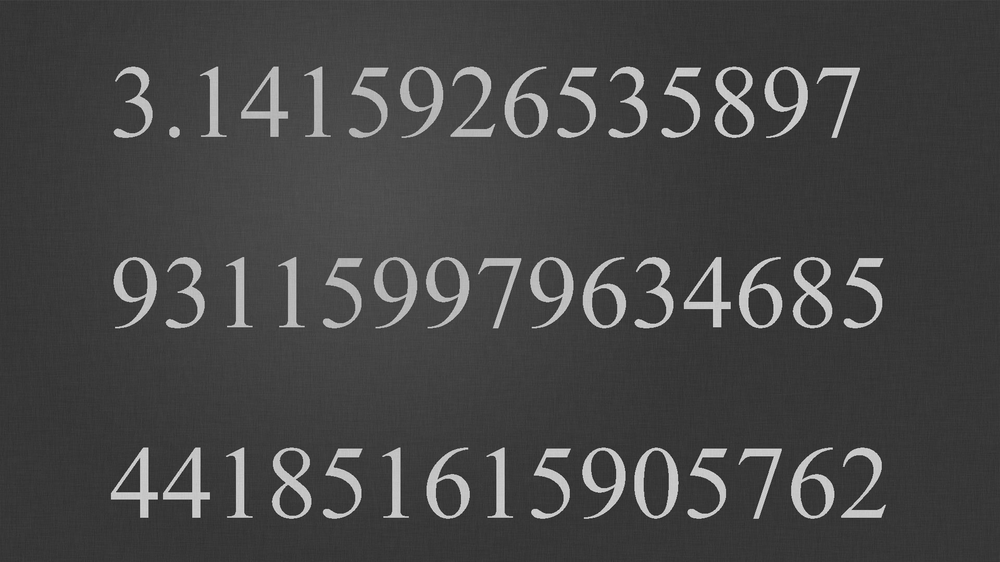
#> input picture Assignment1/PiNumbers.png, 1000 x 562 px, shrunk from 1920 x 1080 before the run
$ python Q4.py
#> lines starting #> are read from the running program, lines starting #| are printed output that depends on the picture; after the words box and inside, x2 and y2 are one past the last pixel; in counts of white or black regions, pixels touching at a corner belong together
# Incomplete Answer: Not being able to count connected components(digits)

"""
Author: ManishAradwad
Date: 25/08/2021

Q4.

Connected Components: Binarize the image PiNumbers.png and count the number of digits
(0 − 9) using connected component analysis. Also compute the number of occurrences of the digit
1.
Function inputs: PiNumbers.png image
Function outputs: total number of digits, number of occurences of digit 1.

"""

import skimage.io
import skimage.color
import matplotlib.pyplot as plt
import numpy as np
from skimage.filters import threshold_otsu

path = "./PiNumbers.png"
text_image = skimage.io.imread(path)
#> text_image is the input picture: shape (562, 1000); min 28, max 232, mean 69.2

def connected_components(image):

    thresh = threshold_otsu(image)
#> thresh = 124
    binary_img = image > thresh
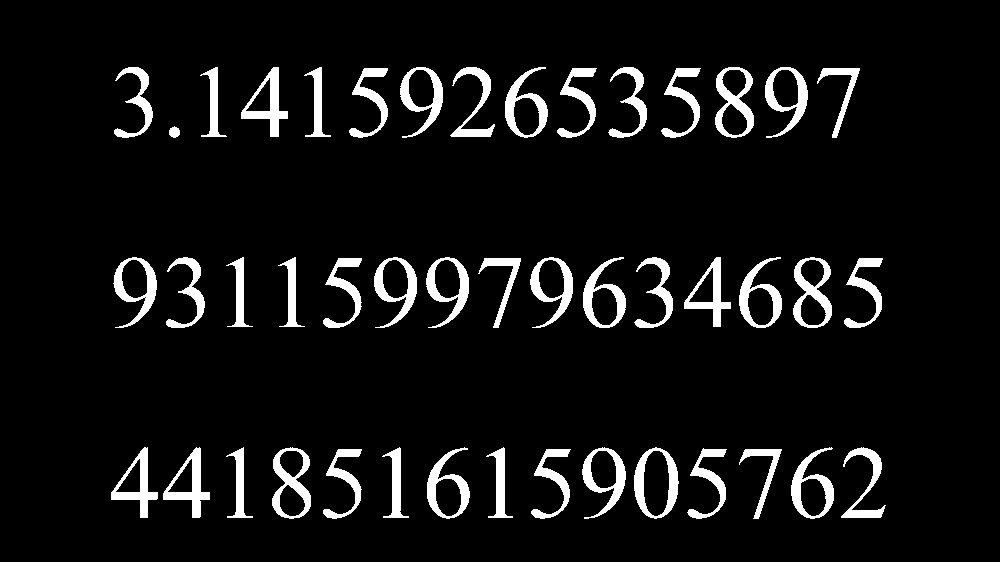
#> binary_img: shape (562, 1000) bool; 7.1% white; 45 white regions, largest, box (x1, y1, x2, y2) and area: (634, 447, 679, 519) 1160, (715, 67, 754, 138) 1114, (272, 447, 311, 519) 1109
    rows, cols = binary_img.shape
#> rows = 562; cols = 1000
    region_idx = np.zeros((rows, cols), dtype="uint8")
    # region_idx = binary_img.copy()
    region_counter = 1
    # equivalency_list = []

    for i in range(rows):
        for j in range(cols):
            if (binary_img[i][j] == 1):

                if (binary_img[i][j-1] == 0 and binary_img[i-1][j] == 0):
                    region_idx[i][j] = region_counter
                    region_counter += 1

                elif (binary_img[i][j-1] == 0 and binary_img[i-1][j] == 1):
                    region_idx[i][j] = region_idx[i-1][j]

                elif (binary_img[i][j-1] == 1 and binary_img[i-1][j] == 0):
                    region_idx[i][j] = region_idx[i][j-1]

                elif (binary_img[i][j-1] == 1 and binary_img[i-1][j] == 1):

                    if region_idx[i-1][j] == region_idx[i][j-1]:
                        region_idx[i][j] = region_idx[i][j-1]

                    else:
                        # equivalency_list.append([max(region_idx[i][j-1], region_idx[i-1][j]), min(region_idx[i][j-1], region_idx[i-1][j])])
                        min_int = min(region_idx[i][j-1], region_idx[i-1][j])
                        max_int = max(region_idx[i][j-1], region_idx[i-1][j])
                        region_idx[i][j] = min_int
                        region_idx[region_idx == max_int] = min_int
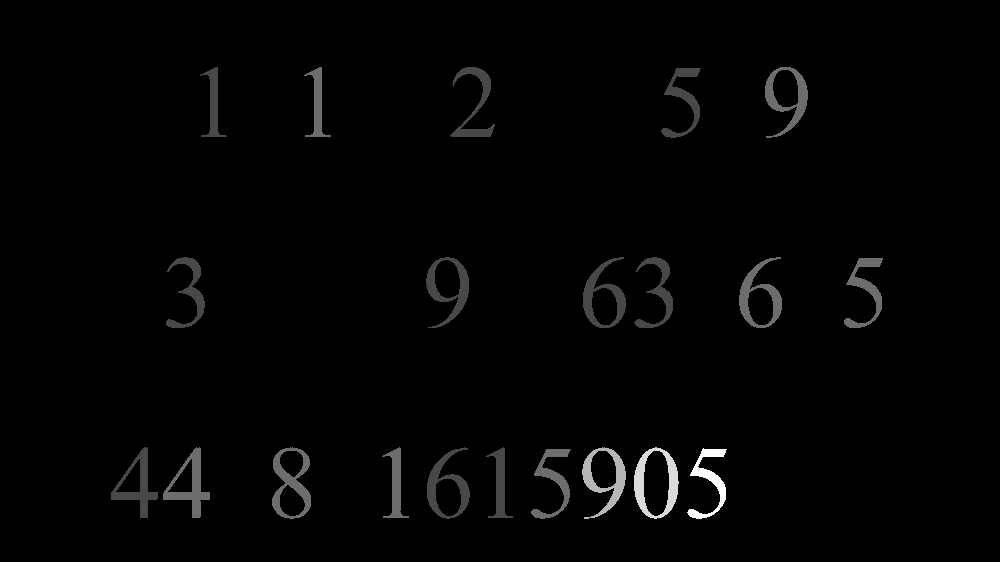
#> region_idx: shape (562, 1000); min 0, max 7, mean 0.103; drawn with min black and max white
#> after the loop, region_counter = 1345
                        # [6 lines of commented-out code are left out]

    values = np.unique(region_idx)
#> values = [0, 2, 3, 5, 6, 7]

    print("Number of digits in the image: ", len(values))
#| Number of digits in the image:  6

    plt.figure()
    plt.imshow(region_idx, cmap="gray")

connected_components(text_image)
